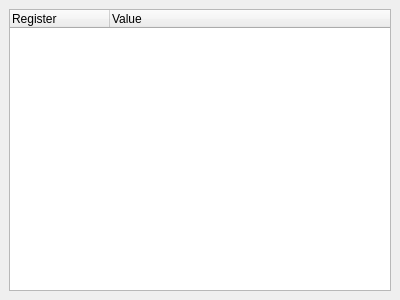
<?xml version="1.0" encoding="UTF-8"?>
<ui version="4.0">
 <class>ARMRegisters</class>
 <widget class="QDockWidget" name="ARMRegisters">
  <property name="geometry">
   <rect>
    <x>0</x>
    <y>0</y>
    <width>400</width>
    <height>300</height>
   </rect>
  </property>
  <property name="windowTitle">
   <string>ARM Registers</string>
  </property>
  <widget class="QWidget" name="dockWidgetContents">
   <layout class="QVBoxLayout" name="verticalLayout">
    <item>
     <widget class="QTreeWidget" name="treeWidget">
      <property name="alternatingRowColors">
       <bool>true</bool>
      </property>
      <column>
       <property name="text">
        <string>Register</string>
       </property>
      </column>
      <column>
       <property name="text">
        <string>Value</string>
       </property>
      </column>
     </widget>
    </item>
   </layout>
  </widget>
 </widget>
 <resources/>
 <connections/>
</ui>
